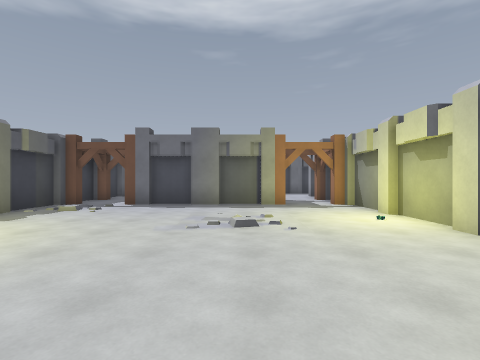
[1] (above)

16 first-person views from a walk through a 3-D level made in the Godot game engine. The camera is 1.4 m above the floor, looks level and sees 85° across. The floor is counted in squares, 2 m on a side. Each view is taken from the middle of a square. On the plan, view 1 faces up. The plan holds only what a view shows up to about 9 squares ahead; the rest is blank. The place goes on beyond the plan. Surface patterns are stand-ins for the level's own textures.

[2]
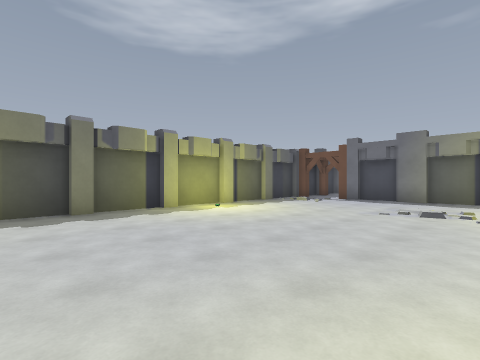

[3]
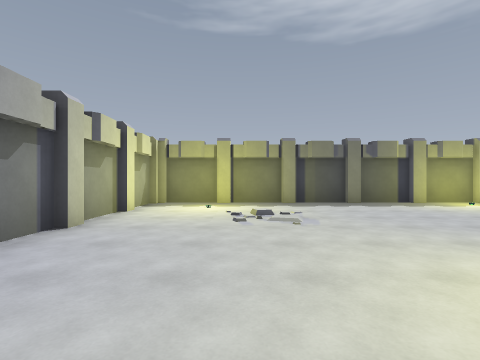

[4]
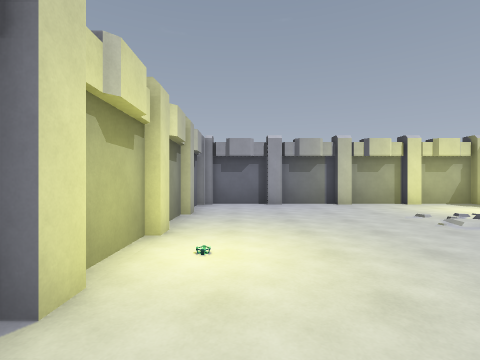

[5]
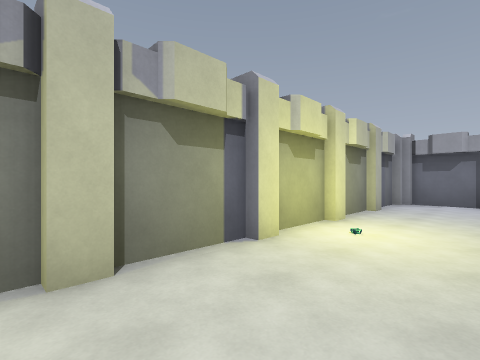

[6]
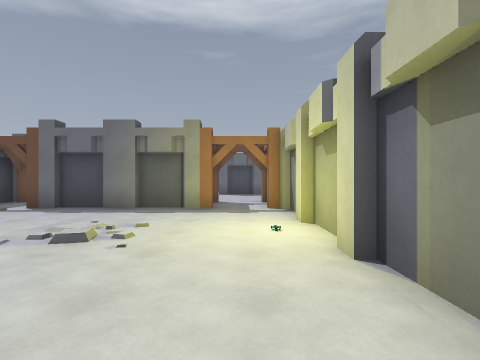

[7]
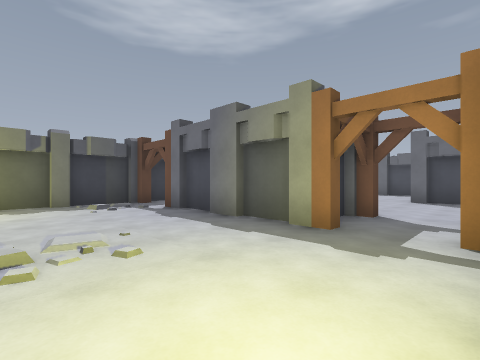

[8]
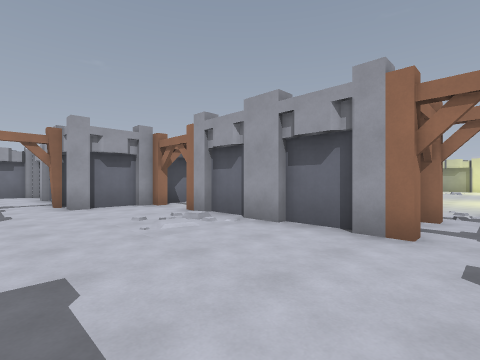

[9]
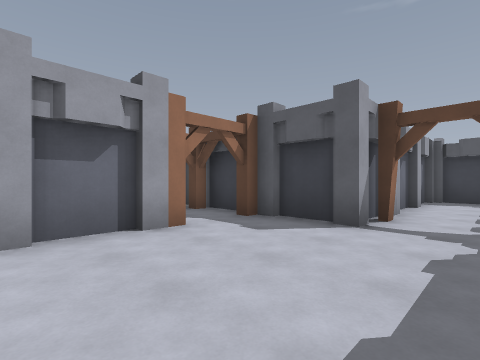

[10]
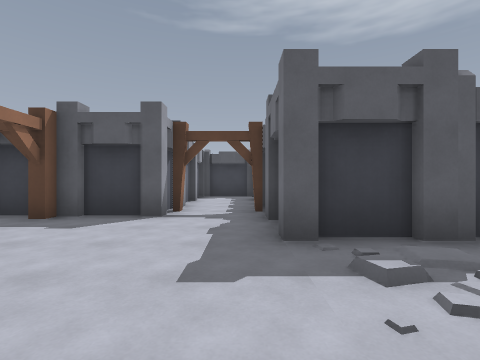

[11]
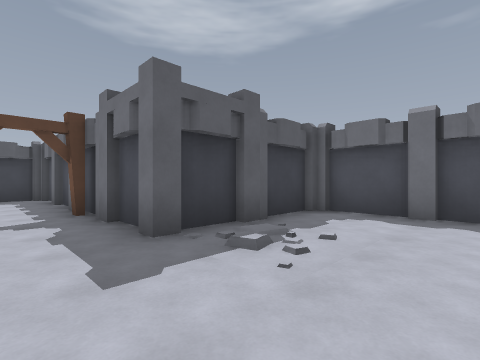

[12]
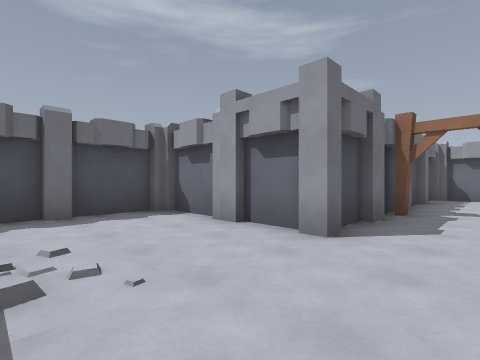

[13]
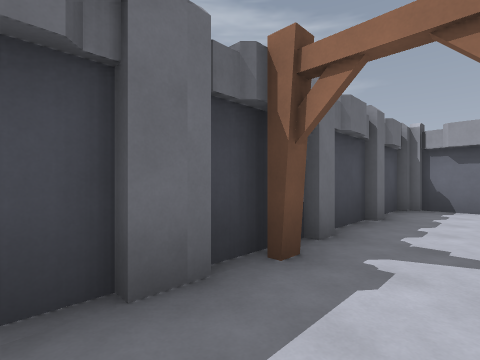

[14]
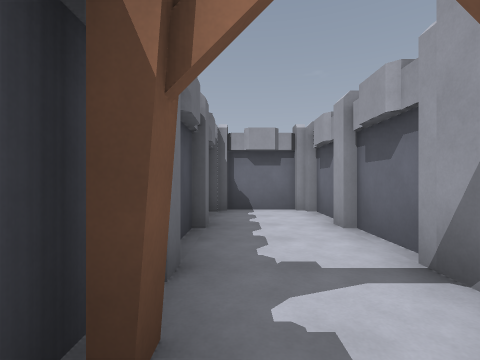

[15]
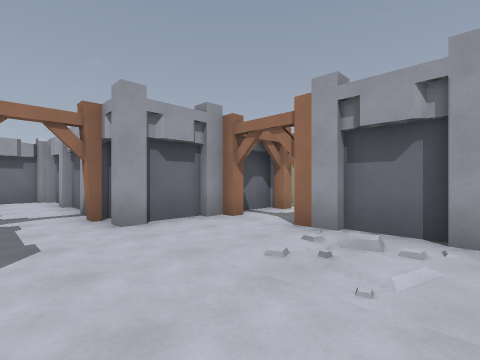

[16]
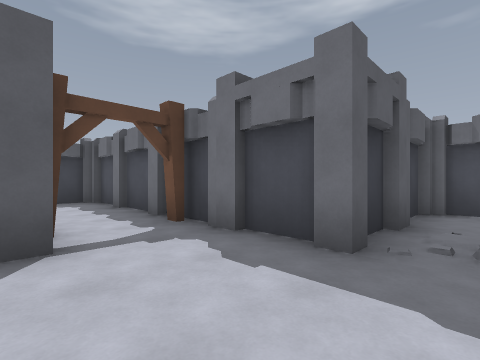

### Floor plan
Key: @ floor where view 1 was taken; # wall or solid block; . main floor; : floor 0.25 m higher than the main floor.
Columns run from 12 left of view 1 to 10 right of it. Each row starts with its distance up from view 1.
 18         #######
 17         #.....#
 16         #.....#
 15         ##...##
 14 ##########:..##########
 13 #.....................#
 12 #.....................#
 11 ########.......########
 10       ##....:..##
  9       #..#####..#
  8       #..#####.##
  7       ##........#
  6        #:.......#
  5       ##........#
  4       #.....:...#
  3       ##........#
  2       #.........#
  1       ##........#
  0       #.....@...#
 -1       ##........#
 -2       #.........#
 -3       ##........#
 -4       #.........#
 -5       ##........#
 -6       #.........#
 -7       ###########

Positions as (right, up) in squares from view 1, and headings:
1: (0, 0), facing up
2: (1, -2), facing up-left
3: (3, -4), facing left
4: (2, 1), facing down
5: (1, 2), facing down-right
6: (2, 1), facing up
7: (3, 4), facing up-left
8: (-4, 13), facing down-right
9: (-1, 13), facing down-left
10: (0, 13), facing left
11: (0, 12), facing up-left
12: (-2, 12), facing up-right
13: (2, 12), facing up-right
14: (3, 13), facing right
15: (-1, 13), facing down-right
16: (-2, 11), facing up-left
